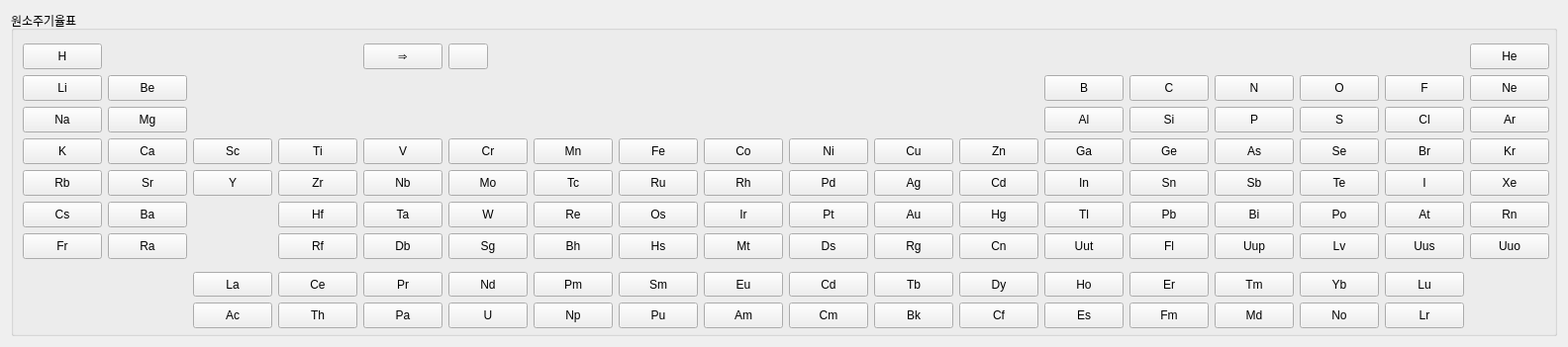
<?xml version="1.0" encoding="UTF-8"?>
<ui version="4.0">
 <class>Form_ChemistryCalculator</class>
 <widget class="QWidget" name="Form_ChemistryCalculator">
  <property name="geometry">
   <rect>
    <x>0</x>
    <y>0</y>
    <width>1584</width>
    <height>351</height>
   </rect>
  </property>
  <property name="windowTitle">
   <string>Form</string>
  </property>
  <layout class="QGridLayout" name="gridLayout_2">
   <item row="1" column="0">
    <widget class="QGroupBox" name="groupBox_periodicTableOfChemicalElements">
     <property name="title">
      <string>원소주기율표</string>
     </property>
     <widget class="QPushButton" name="pushButton73_Tantalum">
      <property name="geometry">
       <rect>
        <x>98</x>
        <y>225</y>
        <width>80</width>
        <height>26</height>
       </rect>
      </property>
      <property name="text">
       <string>Ra</string>
      </property>
     </widget>
     <widget class="QPushButton" name="pushButton97_Berkelium">
      <property name="geometry">
       <rect>
        <x>872</x>
        <y>264</y>
        <width>80</width>
        <height>25</height>
       </rect>
      </property>
      <property name="text">
       <string>Tb</string>
      </property>
     </widget>
     <widget class="QPushButton" name="pushButton27_Cobalt">
      <property name="geometry">
       <rect>
        <x>700</x>
        <y>129</y>
        <width>80</width>
        <height>26</height>
       </rect>
      </property>
      <property name="text">
       <string>Co</string>
      </property>
     </widget>
     <widget class="QPushButton" name="pushButton50_Tin">
      <property name="geometry">
       <rect>
        <x>1130</x>
        <y>161</y>
        <width>80</width>
        <height>26</height>
       </rect>
      </property>
      <property name="text">
       <string>Sn</string>
      </property>
     </widget>
     <widget class="QPushButton" name="pushButton01_Hydrogen">
      <property name="geometry">
       <rect>
        <x>12</x>
        <y>33</y>
        <width>80</width>
        <height>26</height>
       </rect>
      </property>
      <property name="text">
       <string>H</string>
      </property>
     </widget>
     <widget class="QPushButton" name="pushButton103_Lawrencium">
      <property name="geometry">
       <rect>
        <x>1388</x>
        <y>264</y>
        <width>80</width>
        <height>25</height>
       </rect>
      </property>
      <property name="text">
       <string>Lu</string>
      </property>
     </widget>
     <widget class="QPushButton" name="pushButton81_Thallium">
      <property name="geometry">
       <rect>
        <x>872</x>
        <y>225</y>
        <width>80</width>
        <height>26</height>
       </rect>
      </property>
      <property name="text">
       <string>Rg</string>
      </property>
     </widget>
     <widget class="QPushButton" name="pushButton35_Bromine">
      <property name="geometry">
       <rect>
        <x>1388</x>
        <y>129</y>
        <width>80</width>
        <height>26</height>
       </rect>
      </property>
      <property name="text">
       <string>Br</string>
      </property>
     </widget>
     <widget class="QPushButton" name="pushButton04_Beryllium">
      <property name="geometry">
       <rect>
        <x>98</x>
        <y>65</y>
        <width>80</width>
        <height>26</height>
       </rect>
      </property>
      <property name="text">
       <string>Be</string>
      </property>
     </widget>
     <widget class="QPushButton" name="pushButton26_Iron">
      <property name="geometry">
       <rect>
        <x>614</x>
        <y>129</y>
        <width>80</width>
        <height>26</height>
       </rect>
      </property>
      <property name="text">
       <string>Fe</string>
      </property>
     </widget>
     <widget class="QPushButton" name="pushButton22_Titanium">
      <property name="geometry">
       <rect>
        <x>270</x>
        <y>129</y>
        <width>80</width>
        <height>26</height>
       </rect>
      </property>
      <property name="text">
       <string>Ti</string>
      </property>
     </widget>
     <widget class="QPushButton" name="pushButton83_Bismuth">
      <property name="geometry">
       <rect>
        <x>1044</x>
        <y>225</y>
        <width>80</width>
        <height>26</height>
       </rect>
      </property>
      <property name="text">
       <string>Uut</string>
      </property>
     </widget>
     <widget class="QPushButton" name="pushButton96_Curium">
      <property name="geometry">
       <rect>
        <x>786</x>
        <y>264</y>
        <width>80</width>
        <height>25</height>
       </rect>
      </property>
      <property name="text">
       <string>Cd</string>
      </property>
     </widget>
     <widget class="QPushButton" name="pushButton95_Americium">
      <property name="geometry">
       <rect>
        <x>700</x>
        <y>264</y>
        <width>80</width>
        <height>25</height>
       </rect>
      </property>
      <property name="text">
       <string>Eu</string>
      </property>
     </widget>
     <widget class="QPushButton" name="pushButton57_Lanthanum">
      <property name="geometry">
       <rect>
        <x>270</x>
        <y>193</y>
        <width>80</width>
        <height>26</height>
       </rect>
      </property>
      <property name="text">
       <string>Hf</string>
      </property>
     </widget>
     <widget class="QPushButton" name="pushButton29_Copper">
      <property name="geometry">
       <rect>
        <x>872</x>
        <y>129</y>
        <width>80</width>
        <height>26</height>
       </rect>
      </property>
      <property name="text">
       <string>Cu</string>
      </property>
     </widget>
     <widget class="QPushButton" name="pushButton109_Meitnerium">
      <property name="geometry">
       <rect>
        <x>614</x>
        <y>295</y>
        <width>80</width>
        <height>26</height>
       </rect>
      </property>
      <property name="text">
       <string>Pu</string>
      </property>
     </widget>
     <widget class="QPushButton" name="pushButton59_Praseodymium">
      <property name="geometry">
       <rect>
        <x>442</x>
        <y>193</y>
        <width>80</width>
        <height>26</height>
       </rect>
      </property>
      <property name="text">
       <string>W</string>
      </property>
     </widget>
     <widget class="QPushButton" name="pushButton100_Fermium">
      <property name="geometry">
       <rect>
        <x>1130</x>
        <y>264</y>
        <width>80</width>
        <height>25</height>
       </rect>
      </property>
      <property name="text">
       <string>Er</string>
      </property>
     </widget>
     <widget class="QPushButton" name="pushButton06_Carbon">
      <property name="geometry">
       <rect>
        <x>1130</x>
        <y>65</y>
        <width>80</width>
        <height>26</height>
       </rect>
      </property>
      <property name="text">
       <string>C</string>
      </property>
     </widget>
     <widget class="QPushButton" name="pushButton47_Silver">
      <property name="geometry">
       <rect>
        <x>872</x>
        <y>161</y>
        <width>80</width>
        <height>26</height>
       </rect>
      </property>
      <property name="text">
       <string>Ag</string>
      </property>
     </widget>
     <widget class="QPushButton" name="pushButton71_Lutetium">
      <property name="geometry">
       <rect>
        <x>1474</x>
        <y>193</y>
        <width>80</width>
        <height>26</height>
       </rect>
      </property>
      <property name="text">
       <string>Rn</string>
      </property>
     </widget>
     <widget class="QPushButton" name="pushButton93_Neptunium">
      <property name="geometry">
       <rect>
        <x>528</x>
        <y>264</y>
        <width>80</width>
        <height>25</height>
       </rect>
      </property>
      <property name="text">
       <string>Pm</string>
      </property>
     </widget>
     <widget class="QPushButton" name="pushButton99_Einsteinium">
      <property name="geometry">
       <rect>
        <x>1044</x>
        <y>264</y>
        <width>80</width>
        <height>25</height>
       </rect>
      </property>
      <property name="text">
       <string>Ho</string>
      </property>
     </widget>
     <widget class="QPushButton" name="pushButton20_Calcium">
      <property name="geometry">
       <rect>
        <x>98</x>
        <y>129</y>
        <width>80</width>
        <height>26</height>
       </rect>
      </property>
      <property name="text">
       <string>Ca</string>
      </property>
     </widget>
     <widget class="QPushButton" name="pushButton28_Nickel">
      <property name="geometry">
       <rect>
        <x>786</x>
        <y>129</y>
        <width>80</width>
        <height>26</height>
       </rect>
      </property>
      <property name="text">
       <string>Ni</string>
      </property>
     </widget>
     <widget class="QPushButton" name="pushButton62_Samarium">
      <property name="geometry">
       <rect>
        <x>700</x>
        <y>193</y>
        <width>80</width>
        <height>26</height>
       </rect>
      </property>
      <property name="text">
       <string>Ir</string>
      </property>
     </widget>
     <widget class="QPushButton" name="pushButton32_Germanium">
      <property name="geometry">
       <rect>
        <x>1130</x>
        <y>129</y>
        <width>80</width>
        <height>26</height>
       </rect>
      </property>
      <property name="text">
       <string>Ge</string>
      </property>
     </widget>
     <widget class="QPushButton" name="pushButton33_Arsenic">
      <property name="geometry">
       <rect>
        <x>1216</x>
        <y>129</y>
        <width>80</width>
        <height>26</height>
       </rect>
      </property>
      <property name="text">
       <string>As</string>
      </property>
     </widget>
     <widget class="QPushButton" name="pushButton98_Californium">
      <property name="geometry">
       <rect>
        <x>958</x>
        <y>264</y>
        <width>80</width>
        <height>25</height>
       </rect>
      </property>
      <property name="text">
       <string>Dy</string>
      </property>
     </widget>
     <widget class="QPushButton" name="pushButton53_Iodine">
      <property name="geometry">
       <rect>
        <x>1388</x>
        <y>161</y>
        <width>80</width>
        <height>26</height>
       </rect>
      </property>
      <property name="text">
       <string>I</string>
      </property>
     </widget>
     <widget class="QPushButton" name="pushButton111_Roentgenium">
      <property name="geometry">
       <rect>
        <x>786</x>
        <y>295</y>
        <width>80</width>
        <height>26</height>
       </rect>
      </property>
      <property name="text">
       <string>Cm</string>
      </property>
     </widget>
     <widget class="QPushButton" name="pushButton94_Plutonium">
      <property name="geometry">
       <rect>
        <x>614</x>
        <y>264</y>
        <width>80</width>
        <height>25</height>
       </rect>
      </property>
      <property name="text">
       <string>Sm</string>
      </property>
     </widget>
     <widget class="QPushButton" name="pushButton43_Technetium">
      <property name="geometry">
       <rect>
        <x>528</x>
        <y>161</y>
        <width>80</width>
        <height>26</height>
       </rect>
      </property>
      <property name="text">
       <string>Tc</string>
      </property>
     </widget>
     <widget class="QPushButton" name="pushButton07_Nitrogen">
      <property name="geometry">
       <rect>
        <x>1216</x>
        <y>65</y>
        <width>80</width>
        <height>26</height>
       </rect>
      </property>
      <property name="text">
       <string>N</string>
      </property>
     </widget>
     <widget class="QPushButton" name="pushButton67_Holmium">
      <property name="geometry">
       <rect>
        <x>1130</x>
        <y>193</y>
        <width>80</width>
        <height>26</height>
       </rect>
      </property>
      <property name="text">
       <string>Pb</string>
      </property>
     </widget>
     <widget class="QPushButton" name="pushButton19_Potassium">
      <property name="geometry">
       <rect>
        <x>12</x>
        <y>129</y>
        <width>80</width>
        <height>26</height>
       </rect>
      </property>
      <property name="text">
       <string>K</string>
      </property>
     </widget>
     <widget class="QPushButton" name="pushButton82_Lead">
      <property name="geometry">
       <rect>
        <x>958</x>
        <y>225</y>
        <width>80</width>
        <height>26</height>
       </rect>
      </property>
      <property name="text">
       <string>Cn</string>
      </property>
     </widget>
     <widget class="QPushButton" name="pushButton66_Dysprosium">
      <property name="geometry">
       <rect>
        <x>1044</x>
        <y>193</y>
        <width>80</width>
        <height>26</height>
       </rect>
      </property>
      <property name="text">
       <string>Tl</string>
      </property>
     </widget>
     <widget class="QPushButton" name="pushButton52_Tellurium">
      <property name="geometry">
       <rect>
        <x>1302</x>
        <y>161</y>
        <width>80</width>
        <height>26</height>
       </rect>
      </property>
      <property name="text">
       <string>Te</string>
      </property>
     </widget>
     <widget class="QPushButton" name="pushButton86_Radon">
      <property name="geometry">
       <rect>
        <x>1302</x>
        <y>225</y>
        <width>80</width>
        <height>26</height>
       </rect>
      </property>
      <property name="text">
       <string>Lv</string>
      </property>
     </widget>
     <widget class="QPushButton" name="pushButton101_Mendelevium">
      <property name="geometry">
       <rect>
        <x>1216</x>
        <y>264</y>
        <width>80</width>
        <height>25</height>
       </rect>
      </property>
      <property name="text">
       <string>Tm</string>
      </property>
     </widget>
     <widget class="QPushButton" name="pushButton44_Ruthenium">
      <property name="geometry">
       <rect>
        <x>614</x>
        <y>161</y>
        <width>80</width>
        <height>26</height>
       </rect>
      </property>
      <property name="text">
       <string>Ru</string>
      </property>
     </widget>
     <widget class="QPushButton" name="pushButton36_Krypton">
      <property name="geometry">
       <rect>
        <x>1474</x>
        <y>129</y>
        <width>80</width>
        <height>26</height>
       </rect>
      </property>
      <property name="text">
       <string>Kr</string>
      </property>
     </widget>
     <widget class="QPushButton" name="pushButton70_Ytterbium">
      <property name="geometry">
       <rect>
        <x>1388</x>
        <y>193</y>
        <width>80</width>
        <height>26</height>
       </rect>
      </property>
      <property name="text">
       <string>At</string>
      </property>
     </widget>
     <widget class="QPushButton" name="pushButton116_Livermorium">
      <property name="geometry">
       <rect>
        <x>1216</x>
        <y>295</y>
        <width>80</width>
        <height>26</height>
       </rect>
      </property>
      <property name="text">
       <string>Md</string>
      </property>
     </widget>
     <widget class="QPushButton" name="pushButton60_Neodymium">
      <property name="geometry">
       <rect>
        <x>528</x>
        <y>193</y>
        <width>80</width>
        <height>26</height>
       </rect>
      </property>
      <property name="text">
       <string>Re</string>
      </property>
     </widget>
     <widget class="QPushButton" name="pushButton30_Zinc">
      <property name="geometry">
       <rect>
        <x>958</x>
        <y>129</y>
        <width>80</width>
        <height>26</height>
       </rect>
      </property>
      <property name="text">
       <string>Zn</string>
      </property>
     </widget>
     <widget class="QPushButton" name="pushButton112_Copernicium">
      <property name="geometry">
       <rect>
        <x>872</x>
        <y>295</y>
        <width>80</width>
        <height>26</height>
       </rect>
      </property>
      <property name="text">
       <string>Bk</string>
      </property>
     </widget>
     <widget class="QPushButton" name="pushButton31_Gallium">
      <property name="geometry">
       <rect>
        <x>1044</x>
        <y>129</y>
        <width>80</width>
        <height>26</height>
       </rect>
      </property>
      <property name="text">
       <string>Ga</string>
      </property>
     </widget>
     <widget class="QPushButton" name="pushButton55_Cesium">
      <property name="geometry">
       <rect>
        <x>12</x>
        <y>193</y>
        <width>80</width>
        <height>26</height>
       </rect>
      </property>
      <property name="text">
       <string>Cs</string>
      </property>
     </widget>
     <widget class="QPushButton" name="pushButton54_Xenon">
      <property name="geometry">
       <rect>
        <x>1474</x>
        <y>161</y>
        <width>80</width>
        <height>26</height>
       </rect>
      </property>
      <property name="text">
       <string>Xe</string>
      </property>
     </widget>
     <widget class="QPushButton" name="pushButton17_Chlorine">
      <property name="geometry">
       <rect>
        <x>1388</x>
        <y>97</y>
        <width>80</width>
        <height>26</height>
       </rect>
      </property>
      <property name="text">
       <string>Cl</string>
      </property>
     </widget>
     <widget class="QPushButton" name="pushButton38_Strontium">
      <property name="geometry">
       <rect>
        <x>98</x>
        <y>161</y>
        <width>80</width>
        <height>26</height>
       </rect>
      </property>
      <property name="text">
       <string>Sr</string>
      </property>
     </widget>
     <widget class="QPushButton" name="pushButton91_Protactinium">
      <property name="geometry">
       <rect>
        <x>356</x>
        <y>264</y>
        <width>80</width>
        <height>25</height>
       </rect>
      </property>
      <property name="text">
       <string>Pr</string>
      </property>
     </widget>
     <widget class="QPushButton" name="pushButton41_Niobium">
      <property name="geometry">
       <rect>
        <x>356</x>
        <y>161</y>
        <width>80</width>
        <height>26</height>
       </rect>
      </property>
      <property name="text">
       <string>Nb</string>
      </property>
     </widget>
     <widget class="QPushButton" name="pushButton13_Aluminum">
      <property name="geometry">
       <rect>
        <x>1044</x>
        <y>97</y>
        <width>80</width>
        <height>26</height>
       </rect>
      </property>
      <property name="text">
       <string>Al</string>
      </property>
     </widget>
     <widget class="QPushButton" name="pushButton92_Uranium">
      <property name="geometry">
       <rect>
        <x>442</x>
        <y>264</y>
        <width>80</width>
        <height>25</height>
       </rect>
      </property>
      <property name="text">
       <string>Nd</string>
      </property>
     </widget>
     <widget class="QPushButton" name="pushButton118_Oganesson">
      <property name="geometry">
       <rect>
        <x>1388</x>
        <y>295</y>
        <width>80</width>
        <height>26</height>
       </rect>
      </property>
      <property name="text">
       <string>Lr</string>
      </property>
     </widget>
     <widget class="QPushButton" name="pushButton58_Cerium">
      <property name="geometry">
       <rect>
        <x>356</x>
        <y>193</y>
        <width>80</width>
        <height>26</height>
       </rect>
      </property>
      <property name="text">
       <string>Ta</string>
      </property>
     </widget>
     <widget class="QPushButton" name="pushButton11_Sodium">
      <property name="geometry">
       <rect>
        <x>12</x>
        <y>97</y>
        <width>80</width>
        <height>26</height>
       </rect>
      </property>
      <property name="text">
       <string>Na</string>
      </property>
     </widget>
     <widget class="QPushButton" name="pushButton40_Zirconium">
      <property name="geometry">
       <rect>
        <x>270</x>
        <y>161</y>
        <width>80</width>
        <height>26</height>
       </rect>
      </property>
      <property name="text">
       <string>Zr</string>
      </property>
     </widget>
     <widget class="QPushButton" name="pushButton12_Magnesium">
      <property name="geometry">
       <rect>
        <x>98</x>
        <y>97</y>
        <width>80</width>
        <height>26</height>
       </rect>
      </property>
      <property name="text">
       <string>Mg</string>
      </property>
     </widget>
     <widget class="QPushButton" name="pushButton49_Indium">
      <property name="geometry">
       <rect>
        <x>1044</x>
        <y>161</y>
        <width>80</width>
        <height>26</height>
       </rect>
      </property>
      <property name="text">
       <string>In</string>
      </property>
     </widget>
     <widget class="QPushButton" name="pushButton88_Radium">
      <property name="geometry">
       <rect>
        <x>1474</x>
        <y>225</y>
        <width>80</width>
        <height>26</height>
       </rect>
      </property>
      <property name="text">
       <string>Uuo</string>
      </property>
     </widget>
     <widget class="QPushButton" name="pushButton106_Seaborgium">
      <property name="geometry">
       <rect>
        <x>356</x>
        <y>295</y>
        <width>80</width>
        <height>26</height>
       </rect>
      </property>
      <property name="text">
       <string>Pa</string>
      </property>
     </widget>
     <widget class="QPushButton" name="pushButton14_Silicon">
      <property name="geometry">
       <rect>
        <x>1130</x>
        <y>97</y>
        <width>80</width>
        <height>26</height>
       </rect>
      </property>
      <property name="text">
       <string>Si</string>
      </property>
     </widget>
     <widget class="QPushButton" name="pushButton114_Flerovium">
      <property name="geometry">
       <rect>
        <x>1044</x>
        <y>295</y>
        <width>80</width>
        <height>26</height>
       </rect>
      </property>
      <property name="text">
       <string>Es</string>
      </property>
     </widget>
     <widget class="QPushButton" name="pushButton02_Helium">
      <property name="geometry">
       <rect>
        <x>1474</x>
        <y>33</y>
        <width>80</width>
        <height>26</height>
       </rect>
      </property>
      <property name="text">
       <string>He</string>
      </property>
     </widget>
     <widget class="QPushButton" name="pushButton79_Gold">
      <property name="geometry">
       <rect>
        <x>700</x>
        <y>225</y>
        <width>80</width>
        <height>26</height>
       </rect>
      </property>
      <property name="text">
       <string>Mt</string>
      </property>
     </widget>
     <widget class="QPushButton" name="pushButton48_Cadmium">
      <property name="geometry">
       <rect>
        <x>958</x>
        <y>161</y>
        <width>80</width>
        <height>26</height>
       </rect>
      </property>
      <property name="text">
       <string>Cd</string>
      </property>
     </widget>
     <widget class="QPushButton" name="pushButton39_Yttrium">
      <property name="geometry">
       <rect>
        <x>184</x>
        <y>161</y>
        <width>80</width>
        <height>26</height>
       </rect>
      </property>
      <property name="text">
       <string>Y</string>
      </property>
     </widget>
     <widget class="QPushButton" name="pushButton110_Darmstadtium">
      <property name="geometry">
       <rect>
        <x>700</x>
        <y>295</y>
        <width>80</width>
        <height>26</height>
       </rect>
      </property>
      <property name="text">
       <string>Am</string>
      </property>
     </widget>
     <widget class="QPushButton" name="pushButton113_Nihonium">
      <property name="geometry">
       <rect>
        <x>958</x>
        <y>295</y>
        <width>80</width>
        <height>26</height>
       </rect>
      </property>
      <property name="text">
       <string>Cf</string>
      </property>
     </widget>
     <widget class="QPushButton" name="pushButton63_Europium">
      <property name="geometry">
       <rect>
        <x>786</x>
        <y>193</y>
        <width>80</width>
        <height>26</height>
       </rect>
      </property>
      <property name="text">
       <string>Pt</string>
      </property>
     </widget>
     <widget class="QPushButton" name="pushButton09_Fluorine">
      <property name="geometry">
       <rect>
        <x>1388</x>
        <y>65</y>
        <width>80</width>
        <height>26</height>
       </rect>
      </property>
      <property name="text">
       <string>F</string>
      </property>
     </widget>
     <widget class="QPushButton" name="pushButton15_Phosphorus">
      <property name="geometry">
       <rect>
        <x>1216</x>
        <y>97</y>
        <width>80</width>
        <height>26</height>
       </rect>
      </property>
      <property name="text">
       <string>P</string>
      </property>
     </widget>
     <widget class="QPushButton" name="pushButton107_Bohrium">
      <property name="geometry">
       <rect>
        <x>442</x>
        <y>295</y>
        <width>80</width>
        <height>26</height>
       </rect>
      </property>
      <property name="text">
       <string>U</string>
      </property>
     </widget>
     <widget class="QPushButton" name="pushButton77_Iridium">
      <property name="geometry">
       <rect>
        <x>528</x>
        <y>225</y>
        <width>80</width>
        <height>26</height>
       </rect>
      </property>
      <property name="text">
       <string>Bh</string>
      </property>
     </widget>
     <widget class="QPushButton" name="pushButton105_Dubnium">
      <property name="geometry">
       <rect>
        <x>270</x>
        <y>295</y>
        <width>80</width>
        <height>26</height>
       </rect>
      </property>
      <property name="text">
       <string>Th</string>
      </property>
     </widget>
     <widget class="QPushButton" name="pushButton65_Terbium">
      <property name="geometry">
       <rect>
        <x>958</x>
        <y>193</y>
        <width>80</width>
        <height>26</height>
       </rect>
      </property>
      <property name="text">
       <string>Hg</string>
      </property>
     </widget>
     <widget class="QPushButton" name="pushButton24_Chromium">
      <property name="geometry">
       <rect>
        <x>442</x>
        <y>129</y>
        <width>80</width>
        <height>26</height>
       </rect>
      </property>
      <property name="text">
       <string>Cr</string>
      </property>
     </widget>
     <widget class="QPushButton" name="pushButton64_Gadolinium">
      <property name="geometry">
       <rect>
        <x>872</x>
        <y>193</y>
        <width>80</width>
        <height>26</height>
       </rect>
      </property>
      <property name="text">
       <string>Au</string>
      </property>
     </widget>
     <widget class="QPushButton" name="pushButton46_Palladium">
      <property name="geometry">
       <rect>
        <x>786</x>
        <y>161</y>
        <width>80</width>
        <height>26</height>
       </rect>
      </property>
      <property name="text">
       <string>Pd</string>
      </property>
     </widget>
     <widget class="QPushButton" name="pushButton72_Hafnium">
      <property name="geometry">
       <rect>
        <x>12</x>
        <y>225</y>
        <width>80</width>
        <height>26</height>
       </rect>
      </property>
      <property name="text">
       <string>Fr</string>
      </property>
     </widget>
     <widget class="QPushButton" name="pushButton05_Boron">
      <property name="geometry">
       <rect>
        <x>1044</x>
        <y>65</y>
        <width>80</width>
        <height>26</height>
       </rect>
      </property>
      <property name="text">
       <string>B</string>
      </property>
     </widget>
     <widget class="QPushButton" name="pushButton25_Manganese">
      <property name="geometry">
       <rect>
        <x>528</x>
        <y>129</y>
        <width>80</width>
        <height>26</height>
       </rect>
      </property>
      <property name="text">
       <string>Mn</string>
      </property>
     </widget>
     <widget class="QPushButton" name="pushButton90_Thorium">
      <property name="geometry">
       <rect>
        <x>270</x>
        <y>264</y>
        <width>80</width>
        <height>25</height>
       </rect>
      </property>
      <property name="text">
       <string>Ce</string>
      </property>
     </widget>
     <widget class="QPushButton" name="pushButton104_Rutherfordium">
      <property name="geometry">
       <rect>
        <x>184</x>
        <y>295</y>
        <width>80</width>
        <height>26</height>
       </rect>
      </property>
      <property name="text">
       <string>Ac</string>
      </property>
     </widget>
     <widget class="QPushButton" name="pushButton108_Hassium">
      <property name="geometry">
       <rect>
        <x>528</x>
        <y>295</y>
        <width>80</width>
        <height>26</height>
       </rect>
      </property>
      <property name="text">
       <string>Np</string>
      </property>
     </widget>
     <widget class="QPushButton" name="pushButton21_Scandium">
      <property name="geometry">
       <rect>
        <x>184</x>
        <y>129</y>
        <width>80</width>
        <height>26</height>
       </rect>
      </property>
      <property name="text">
       <string>Sc</string>
      </property>
     </widget>
     <widget class="QPushButton" name="pushButton18_Argon">
      <property name="geometry">
       <rect>
        <x>1474</x>
        <y>97</y>
        <width>80</width>
        <height>26</height>
       </rect>
      </property>
      <property name="text">
       <string>Ar</string>
      </property>
     </widget>
     <widget class="QPushButton" name="pushButton61_Promethium">
      <property name="geometry">
       <rect>
        <x>614</x>
        <y>193</y>
        <width>80</width>
        <height>26</height>
       </rect>
      </property>
      <property name="text">
       <string>Os</string>
      </property>
     </widget>
     <widget class="QPushButton" name="pushButton115_Moscovium">
      <property name="geometry">
       <rect>
        <x>1130</x>
        <y>295</y>
        <width>80</width>
        <height>26</height>
       </rect>
      </property>
      <property name="text">
       <string>Fm</string>
      </property>
     </widget>
     <widget class="QPushButton" name="pushButton78_Platinum">
      <property name="geometry">
       <rect>
        <x>614</x>
        <y>225</y>
        <width>80</width>
        <height>26</height>
       </rect>
      </property>
      <property name="text">
       <string>Hs</string>
      </property>
     </widget>
     <widget class="QPushButton" name="pushButton84_Polonium">
      <property name="geometry">
       <rect>
        <x>1130</x>
        <y>225</y>
        <width>80</width>
        <height>26</height>
       </rect>
      </property>
      <property name="text">
       <string>Fl</string>
      </property>
     </widget>
     <widget class="QPushButton" name="pushButton10_Neon">
      <property name="geometry">
       <rect>
        <x>1474</x>
        <y>65</y>
        <width>80</width>
        <height>26</height>
       </rect>
      </property>
      <property name="text">
       <string>Ne</string>
      </property>
     </widget>
     <widget class="QPushButton" name="pushButton16_Sulfur">
      <property name="geometry">
       <rect>
        <x>1302</x>
        <y>97</y>
        <width>80</width>
        <height>26</height>
       </rect>
      </property>
      <property name="text">
       <string>S</string>
      </property>
     </widget>
     <widget class="QPushButton" name="pushButton45_Rhodium">
      <property name="geometry">
       <rect>
        <x>700</x>
        <y>161</y>
        <width>80</width>
        <height>26</height>
       </rect>
      </property>
      <property name="text">
       <string>Rh</string>
      </property>
     </widget>
     <widget class="QPushButton" name="pushButton74_Tungsten">
      <property name="geometry">
       <rect>
        <x>270</x>
        <y>225</y>
        <width>80</width>
        <height>26</height>
       </rect>
      </property>
      <property name="text">
       <string>Rf</string>
      </property>
     </widget>
     <widget class="QPushButton" name="pushButton87_Francium">
      <property name="geometry">
       <rect>
        <x>1388</x>
        <y>225</y>
        <width>80</width>
        <height>26</height>
       </rect>
      </property>
      <property name="text">
       <string>Uus</string>
      </property>
     </widget>
     <widget class="QPushButton" name="pushButton76_Osmium">
      <property name="geometry">
       <rect>
        <x>442</x>
        <y>225</y>
        <width>80</width>
        <height>26</height>
       </rect>
      </property>
      <property name="text">
       <string>Sg</string>
      </property>
     </widget>
     <widget class="QPushButton" name="pushButton69_Thulium">
      <property name="geometry">
       <rect>
        <x>1302</x>
        <y>193</y>
        <width>80</width>
        <height>26</height>
       </rect>
      </property>
      <property name="text">
       <string>Po</string>
      </property>
     </widget>
     <widget class="QPushButton" name="pushButton03_Lithium">
      <property name="geometry">
       <rect>
        <x>12</x>
        <y>65</y>
        <width>80</width>
        <height>26</height>
       </rect>
      </property>
      <property name="text">
       <string>Li</string>
      </property>
     </widget>
     <widget class="QPushButton" name="pushButton23_Vanadium">
      <property name="geometry">
       <rect>
        <x>356</x>
        <y>129</y>
        <width>80</width>
        <height>26</height>
       </rect>
      </property>
      <property name="text">
       <string>V</string>
      </property>
     </widget>
     <widget class="QPushButton" name="pushButton56_Barium">
      <property name="geometry">
       <rect>
        <x>98</x>
        <y>193</y>
        <width>80</width>
        <height>26</height>
       </rect>
      </property>
      <property name="text">
       <string>Ba</string>
      </property>
     </widget>
     <widget class="QPushButton" name="pushButton85_Astatine">
      <property name="geometry">
       <rect>
        <x>1216</x>
        <y>225</y>
        <width>80</width>
        <height>26</height>
       </rect>
      </property>
      <property name="text">
       <string>Uup</string>
      </property>
     </widget>
     <widget class="QPushButton" name="pushButton68_Erbium">
      <property name="geometry">
       <rect>
        <x>1216</x>
        <y>193</y>
        <width>80</width>
        <height>26</height>
       </rect>
      </property>
      <property name="text">
       <string>Bi</string>
      </property>
     </widget>
     <widget class="QPushButton" name="pushButton51_Antimony">
      <property name="geometry">
       <rect>
        <x>1216</x>
        <y>161</y>
        <width>80</width>
        <height>26</height>
       </rect>
      </property>
      <property name="text">
       <string>Sb</string>
      </property>
     </widget>
     <widget class="QPushButton" name="pushButton08_Oxygen">
      <property name="geometry">
       <rect>
        <x>1302</x>
        <y>65</y>
        <width>80</width>
        <height>26</height>
       </rect>
      </property>
      <property name="text">
       <string>O</string>
      </property>
     </widget>
     <widget class="QPushButton" name="pushButton102_Nobelium">
      <property name="geometry">
       <rect>
        <x>1302</x>
        <y>264</y>
        <width>80</width>
        <height>25</height>
       </rect>
      </property>
      <property name="text">
       <string>Yb</string>
      </property>
     </widget>
     <widget class="QPushButton" name="pushButton117_Tennessine">
      <property name="geometry">
       <rect>
        <x>1302</x>
        <y>295</y>
        <width>80</width>
        <height>26</height>
       </rect>
      </property>
      <property name="text">
       <string>No</string>
      </property>
     </widget>
     <widget class="QPushButton" name="pushButton37_Rubidium">
      <property name="geometry">
       <rect>
        <x>12</x>
        <y>161</y>
        <width>80</width>
        <height>26</height>
       </rect>
      </property>
      <property name="text">
       <string>Rb</string>
      </property>
     </widget>
     <widget class="QPushButton" name="pushButton80_Mercury">
      <property name="geometry">
       <rect>
        <x>786</x>
        <y>225</y>
        <width>80</width>
        <height>26</height>
       </rect>
      </property>
      <property name="text">
       <string>Ds</string>
      </property>
     </widget>
     <widget class="QPushButton" name="pushButton34_Selenium">
      <property name="geometry">
       <rect>
        <x>1302</x>
        <y>129</y>
        <width>80</width>
        <height>26</height>
       </rect>
      </property>
      <property name="text">
       <string>Se</string>
      </property>
     </widget>
     <widget class="QPushButton" name="pushButton75_Rhenium">
      <property name="geometry">
       <rect>
        <x>356</x>
        <y>225</y>
        <width>80</width>
        <height>26</height>
       </rect>
      </property>
      <property name="text">
       <string>Db</string>
      </property>
     </widget>
     <widget class="QPushButton" name="pushButton42_Molybdenum">
      <property name="geometry">
       <rect>
        <x>442</x>
        <y>161</y>
        <width>80</width>
        <height>26</height>
       </rect>
      </property>
      <property name="text">
       <string>Mo</string>
      </property>
     </widget>
     <widget class="QPushButton" name="pushButton89_Actinium">
      <property name="geometry">
       <rect>
        <x>184</x>
        <y>264</y>
        <width>80</width>
        <height>25</height>
       </rect>
      </property>
      <property name="text">
       <string>La</string>
      </property>
     </widget>
     <widget class="QPushButton" name="pushButton_120">
      <property name="geometry">
       <rect>
        <x>356</x>
        <y>33</y>
        <width>80</width>
        <height>26</height>
       </rect>
      </property>
      <property name="text">
       <string>⇒</string>
      </property>
     </widget>
     <widget class="QPushButton" name="pushButton_121">
      <property name="geometry">
       <rect>
        <x>442</x>
        <y>33</y>
        <width>40</width>
        <height>26</height>
       </rect>
      </property>
      <property name="text">
       <string/>
      </property>
     </widget>
    </widget>
   </item>
  </layout>
 </widget>
 <resources/>
 <connections/>
</ui>
